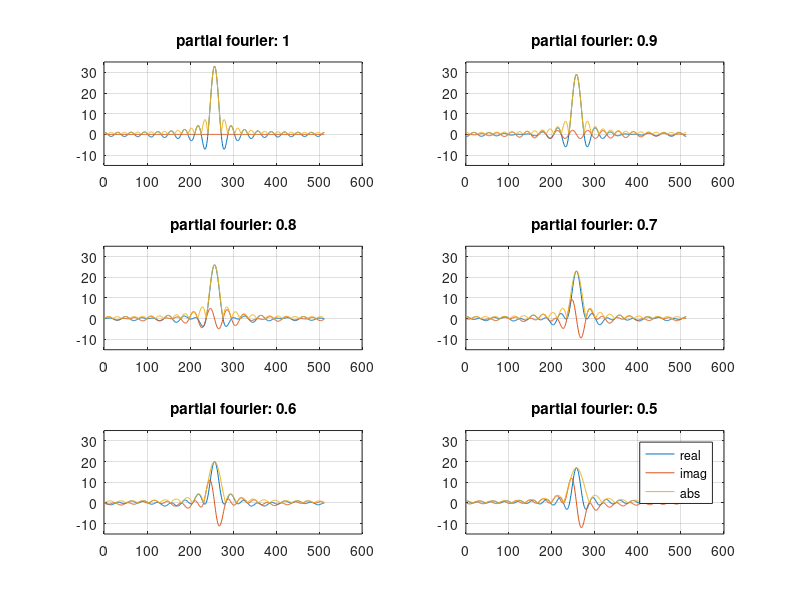

The MATLAB source for this figure:
n=512; 
s=16; 

for k=1:6
  pf=0.5+0.1*(6-k); 
  x=zeros(n,1); 
  x((1+(n/2)-n*(pf-0.5)/s):((n/2)+(n/2)/s+1))=1; 
  y=ifftshift(fft(fftshift(x))); 
  
  subplot(3,2,k); 
  plot ([ real(y) imag(y) abs(y)]); 
  ylim ([-15 35]); 
  grid on; 
  title([ 'partial fourier: ' num2str(pf) ]);
end

legend ({ 'real', 'imag', 'abs' })

